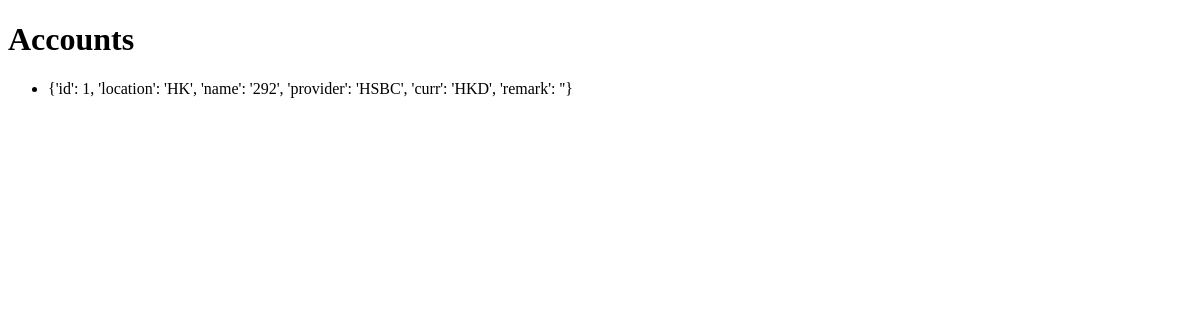
Before: /testing/ with the older database file.
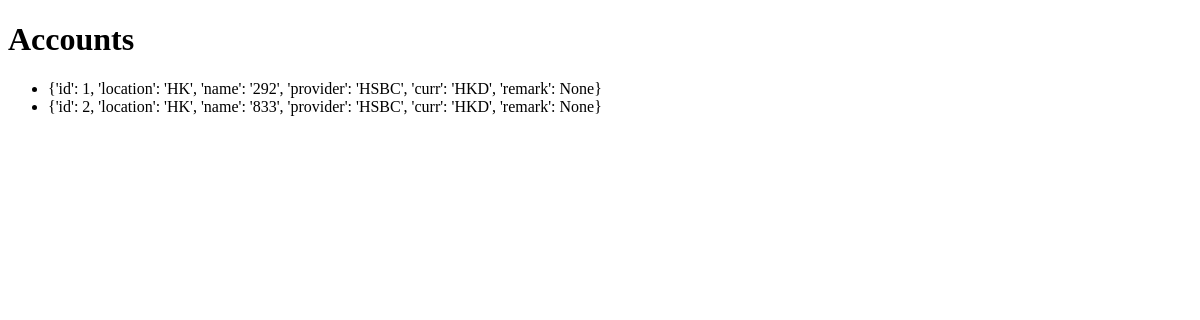
After: the same page with the newer database file.
### accounts/models.py (models this page shows, shortened)
class Account(models.Model):
  location  = models.CharField(max_length=255)
  name      = models.CharField(max_length=255)
  provider  = models.CharField(max_length=255)
  curr      = models.CharField(max_length=255, default="HKD")
  remark    = models.CharField(max_length=255, null=True, default=None, blank=True)

### accounts/views.py (the view)
# urls.py: path('testing/', views.testing, name='testing'),
def testing(request):
  data = Account.objects.filter(provider='HSBC', location="HK").values()
  template = loader.get_template('testing.html')
  context = {
    'data': data,
  }
  return HttpResponse(template.render(context, request))

### accounts/templates/testing.html (shortened to what this page needs)
<!DOCTYPE html>
<html lang="en">
<head>
</head>
<body>
    <h1>Accounts</h1>
    <ul>
        {% for x in data %}
        <li>{{ x }}</li>
        {% endfor %}
    </ul>
</body>
</html>

Changed rows visible on the page:
changed Account (number 1 of 2 on the later page): x "{'id': 1, 'location': 'HK', 'name': '292', 'provider': 'HSBC', 'curr': 'HKD', 'remark': ''}" → "{'id': 1, 'location': 'HK', 'name': '292', 'provider': 'HSBC', 'curr': 'HKD', 'remark': None}"
added Account: x "{'id': 2, 'location': 'HK', 'name': '833', 'provider': 'HSBC', 'curr': 'HKD', 'remark': None}"
